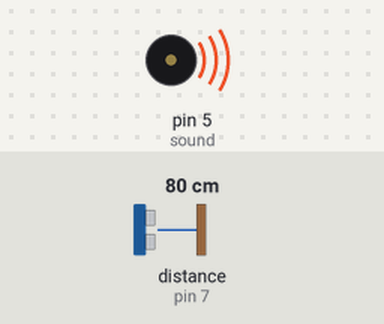
The sketch below on a simulated Arduino Uno, built with avr-gcc and run on an emulated ATmega328P. On the bench: buzzer (waves = sounding). Wiring (inferred from the names in the program): ultrasonic range finder: trigger pin 8; echo pin 7. Inputs (shaded band) come from the test bench; at power-on: distance to the obstacle (sensor on pin 7) 80 cm. The echo pulse lasts 58.3 µs per cm.

Above: at 0.1 s.
Timing chart, 0 to 2.0 s (numbered marks = the images above):
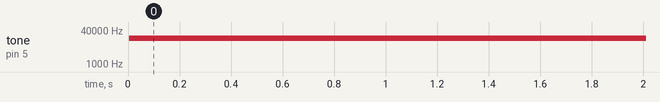

The sketch:

glove.ino
```cpp
//component pin
#define echoPin 7 //pin for echo pin (ultrasonic sensor)
#define trigPin 8 //pin for triger pin (ultrasonic sensor)
#define sound 5 //pin for speaker
// defines variables
long duration; // variable for the duration of sound wave travel
int distance; // variable for the distance measurement
int val; //Sound frequency
void setup() {
pinMode(trigPin, OUTPUT); // Sets the trigPin as an OUTPUT
pinMode(echoPin, INPUT); // Sets the echoPin as an INPUT
pinMode(sound, OUTPUT); // buzzer pin output
Serial.begin(9600); // Serial Communication is starting with 9600 of baudrate speed
}
void loop() {
  digitalWrite(trigPin, LOW);
  delayMicroseconds(2); //clear trig pin(along with previous line)
  digitalWrite(trigPin, HIGH);
  delayMicroseconds(10);
  digitalWrite(trigPin, LOW); //turn on trig pin for 10 microseconds to send out sound wave (along with previous lines)
  duration = pulseIn(echoPin, HIGH); // get raw datal
  distance = duration * 0.034 / 2; //display distance(an)
  if(distance < 100){ // if to close
  val = 20000 - map(distance, 0, 100, 2000, 4000); //set frequency
  tone(sound, val); //output
  }
  delay(500); //delay for 500 milliseconds
}
```

Measured:
- by itself, tone on pin 5 (sound): silent → 16420 Hz at 0.01 s, → 16440 Hz 0.51 s later
